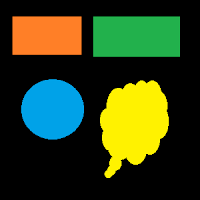
#> input picture contornos1.0/formas.png, 200 x 200 px
$ python 'detector de .py'
#> lines starting #> are read from the running program, lines starting #| are printed output that depends on the picture; after the words box and inside, x2 and y2 are one past the last pixel; in counts of white or black regions, pixels touching at a corner belong together
import numpy as np
import cv2
import random as rng

#Leemos y mostramos la imagen original en color
im= cv2.imread('formas.png',cv2.IMREAD_COLOR)
#> im is the input picture: shape (200, 200, 3); mean B, G, R 26.5, 63.9, 49.3
cv2.imshow('0 color', im)
cv2.waitKey()

#Leemos y mostramos la imagen original en niveles de gris
imgray= cv2.cvtColor(im,cv2.COLOR_BGR2GRAY)
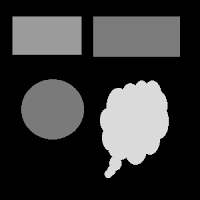
#> imgray: shape (200, 200); min 0, max 226, mean 55.3
cv2.imshow('0 gris',imgray)
cv2.waitKey()

#Leemos y mostramos la imagen de contornos detectados utilizando Canny
canny=cv2.Canny(imgray,127,254)
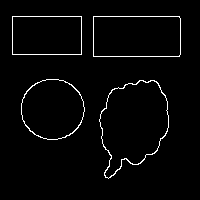
#> canny: shape (200, 200); 2.6% white in thin lines or dots, all inside (x1, y1, x2, y2) = (12, 16, 181, 179)
cv2.imshow('CANNY',	canny)
cv2.waitKey()

#obtenemos los datos de los contornos y su jerarquia
contornos, jerarquia = cv2.findContours(canny,cv2.RETR_EXTERNAL,cv2.CHAIN_APPROX_SIMPLE)
#> contornos = 4 contours; box (x1, y1, x2, y2) and area: (99, 80, 169, 179) 4626, (93, 16, 181, 57) 3477, (21, 79, 85, 140) 2995, (12, 16, 82, 55) 2622; jerarquia = [[1, -1, -1, -1], [2, 0, -1, -1], [3, 1, -1, -1], [-1, 2, -1, -1]]

#y los mostramos sobre una imagen
imdraw=cv2.imread('negro.png',cv2.IMREAD_COLOR)
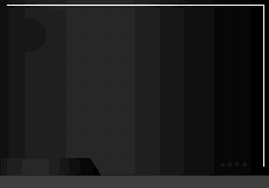
#> input picture contornos1.0/negro.png, 269 x 188 px
#> imdraw is the input picture: shape (188, 269, 3); min 0, max 32, mean 3.7


cv2.drawContours(imdraw,contornos,0,(20,150,200),2)
cv2.drawContours(imdraw,contornos,1,(100,100,0),2)
cv2.drawContours(imdraw,contornos,2,(256,256,256),2)
cv2.drawContours(imdraw,contornos,3,(250,10,200),2)
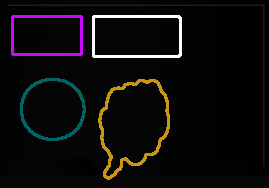
#> imdraw: shape (188, 269, 3); mean B, G, R 12.2, 11.7, 13.8

cv2.imshow('contornos',imdraw)
cv2.waitKey()

#num contornos detectados
numContornos= len(contornos)
#> numContornos = 4
print("num contornos detectados es",numContornos)
#| num contornos detectados es 4

#Jerarquia[Next,Previous,First_Child, Parent]
print(jerarquia)
#| [[[ 1 -1 -1 -1]
#|   [ 2  0 -1 -1]
#|   [ 3  1 -1 -1]
#|   [-1  2 -1 -1]]]

#obtenemos y mostramos los momentos de cada uno de los contornos
#y su centro para reconocer su posicion en la imagen
#tambien el area y el perimetro
for contorno in contornos:
	M=cv2.moments(contorno)
	print(M)
	cx=int(M['m10']/M['m00'])
	cy=int(M['m01']/M['m00'])
	HU=cv2.HuMoments(cv2.moments(contorno))
	print(HU)
	print('El centro de gravedad del contorno es (',cx,',',cy,')')
	area= cv2.contourArea(contorno)
	print('El area es ',area)
	perimeter=cv2.arcLength(contorno,True)
	print('El perimetro es ',perimeter)
#> this loop made 4 passes
#> (cx, cy, area, perimeter) on passes 1 to 3: (133, 122, 4626, 311.1), (52, 108, 2995, 205), (136, 36, 3477, 252.8)
#> (contorno, cx, cy, HU, area, perimeter) on pass 4: ([[12, 16], [12, 54], [81, 54], [81, 16]], 46, 35, [0.197, 0.0111, 0, 0, 0, 0, 0], 2622, 214)
#> (printed output is left out)
